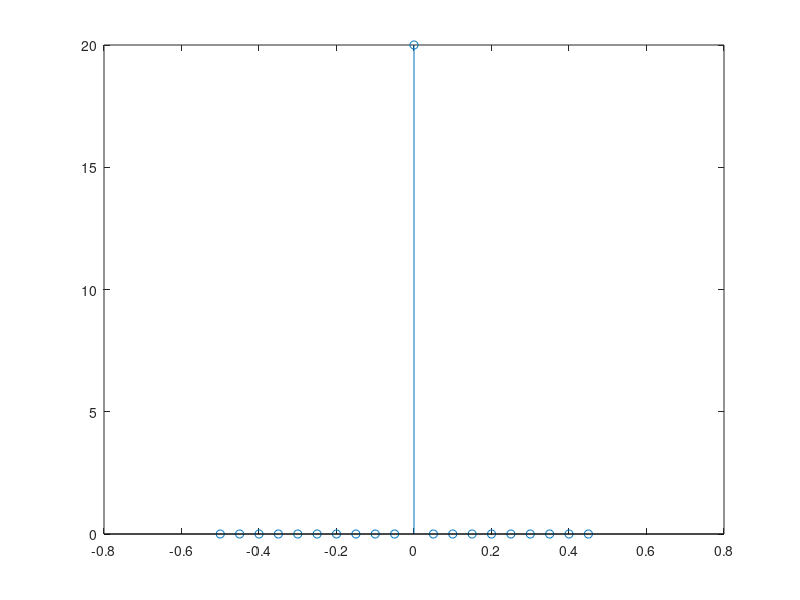
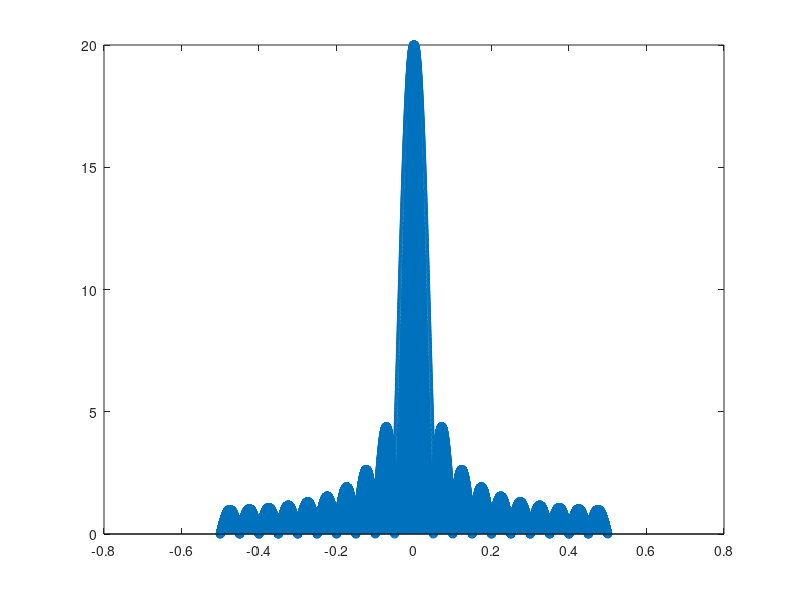

Here is the MATLAB script that generated these plots, in order:
% Exercise 14

% Given a FIR filter h(n) = 1, n in [0, 19].
% Evaluate the DFT of the filter
% Visualize the DFT versus normalized frequency [0.5, 0.5).
% Pad the array with zeros until reaching 100 samples.
% Evaluate the DFT of the padded h(n) and visualize it.
% Are the two DFTs equal? Comment on the results.

close all
clearvars
clc

%% define signals

N = 20;
n_h = 0:N-1;
h = ones(size(n_h));

%% fft result

H_k = fft(h);

% how to define the frequency axis? 
% Frequency samples start from 0 to N-1. 
% If we divide by N samples, we
% obtain the normalized frequency axis, from 0 to 1 - 1/N. 
% if we want the normalized frequency axis from -0.5 (included) to 0.5 (NOT
% included), we have to subtract 0.5

% we use fftshift as we want to see the spectrum centered in frequency = 0
freq_axis = 0:N-1;   %creo
freq_axis = freq_axis./N;   %normalizzo
freq_axis = freq_axis - 0.5;   %shifto

figure, stem(freq_axis, fftshift(abs(H_k)))

%% padding with zeros

% padding with zeros ~= convolve in frequency domain by a periodic sinc...
% We are interpolating samples --> we are increasing the density of Fourier spectrum

num_zeros = 10000 - N;   %sarebbe 100 da testo
h_pad = padarray(h, [0, num_zeros], 'post');  %0 rows, num_zeros columns, in fondo all'array
N_pad = length(h_pad);

H_pad = fft((h_pad));

figure, stem([0:(N_pad - 1)]./(N_pad) - .5, fftshift(abs(H_pad)));
